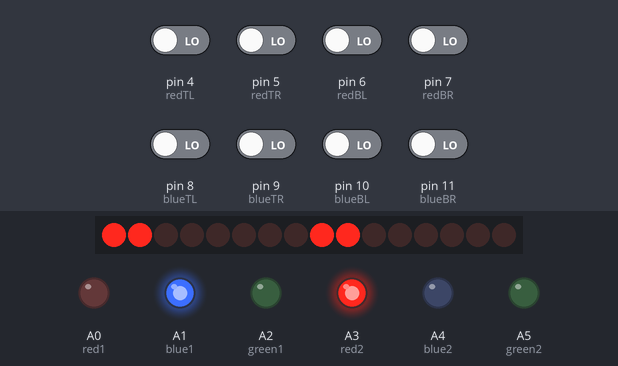
The sketch below on a simulated Arduino Uno, built with avr-gcc and run on an emulated ATmega328P. On the bench: 16 shift-register outputs drawn as a row of LEDs (first output left, lit = HIGH), output pins drawn as LEDs (lit = HIGH). Wiring (inferred from the names in the program): 2 × shift register (74HC595): data pin 1; shift clock pin 2; latch pin 3; MR pin 0. Wiring (inferred from the signals the program sends): row of LEDs: on Q0, Q1, Q2, Q3, Q4, Q5, Q6, Q7, Q8, Q9, Q10, Q11, Q12, Q13, Q14, Q15. The inputs (shaded band) are chosen by the test bench; at power-on: pin 4 (redTL), pin 5 (redTR), pin 6 (redBL), pin 7 (redBR), pin 8 (blueTL), pin 9 (blueTR), pin 10 (blueBL), pin 11 (blueBR) LOW. Pins used as bus, display or sensor lines are not drawn.

Above: at 1.7 s.
1.8 s: pin 4 (redTL) driven HIGH
At 3.2 s:
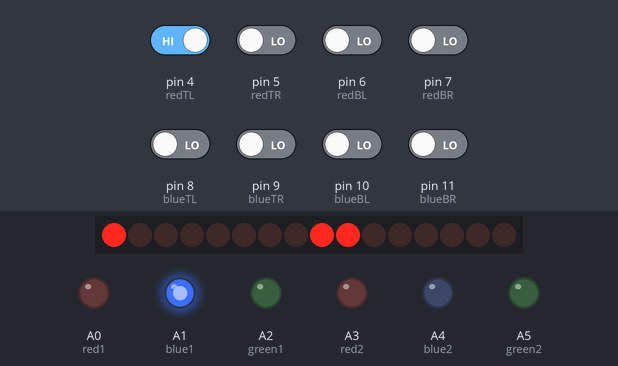
4.1 s: pin 6 (redBL) driven HIGH
At 6.8 s:
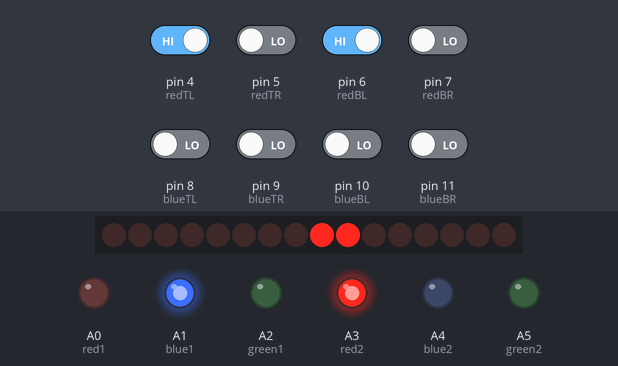
7.1 s: pin 8 (blueTL) driven HIGH
At 10.0 s:
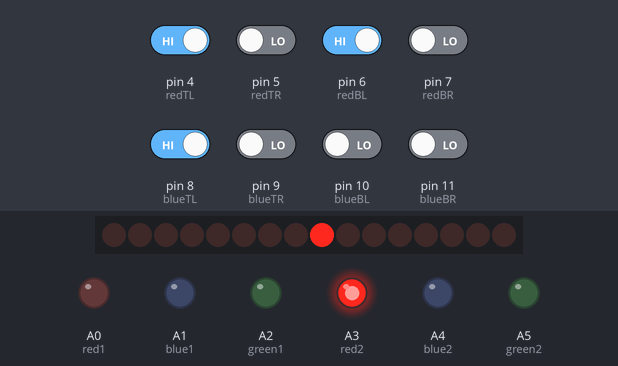
10.1 s: pin 10 (blueBL) driven HIGH
At 14.1 s:
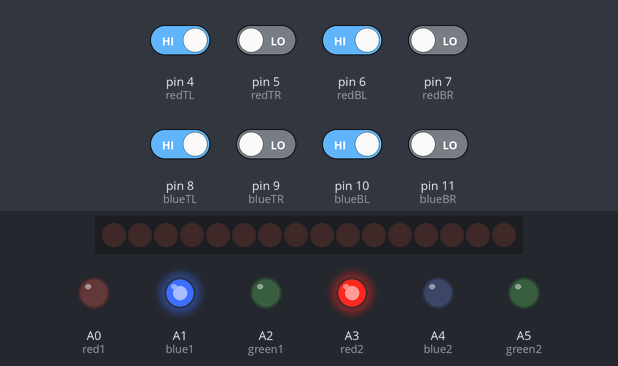
Timing chart, 0 to 15.6 s (numbered marks = the images above; inputs shaded):
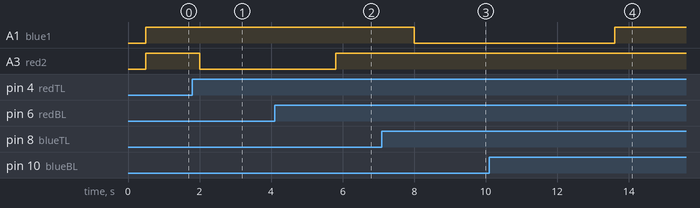

The sketch:

LED_Game.ino
```cpp
int clearPin = 0;
int serialData = 1;
int shiftClock = 2;
int latchClock = 3;

const int redTL = 4;
const int redTR = 5;
const int redBL = 6;
const int redBR = 7;
const int blueTL = 8;
const int blueTR = 9;
const int blueBL = 10;
const int blueBR = 11;

int red1 = A0;
int blue1 = A1;
int green1 = A2;
int red2 = A3;
int blue2 = A4;
int green2 = A5;


bool RTLState = LOW;
bool RTRState = LOW;
bool RBLState = LOW;
bool RBRState = LOW;
bool BTLState = LOW;
bool BTRState = LOW;
bool BBLState = LOW;
bool BBRState = LOW;

char redLights  = 0b00000011;
char blueLights = 0b00000011;

void writePointLEDs(int redPoints, int bluePoints){
  digitalWrite(latchClock, LOW);
  shiftOut(serialData, shiftClock, MSBFIRST, bluePoints); //blue
  shiftOut(serialData, shiftClock, MSBFIRST, redPoints); //red
  digitalWrite(latchClock, HIGH);
}

void getButtons(){
  RTLState = digitalRead(redTL);
  RTRState = digitalRead(redTR);
  RBLState = digitalRead(redBL);
  RBRState = digitalRead(redBR);
  BTLState = digitalRead(blueTL);
  BTRState = digitalRead(blueTR);
  BBLState = digitalRead(blueBL);
  BBRState = digitalRead(blueBR);
}

void moveLeft(int steps, bool color, bool level){
  char mask;
  char temp1;
  char temp2;
  if(level){mask = 0b10101010;} //top
  else {mask = 0b01010101;} //bottom

  if(color){ //blue
    temp1 = blueLights & mask; //mask off bits on other level
    temp1 = temp1 << (steps*2); //shift over
    temp2 = blueLights & (mask^0b11111111); //get bits from other level
    blueLights = temp1 | temp2; //combine shifted and other level
  }
  else { //red
    temp1 = redLights & mask; //mask off bits on other level
    temp1 = temp1 << (steps*2); //shift over
    temp2 = redLights & (mask^0b11111111); //get bits from other level
    redLights = temp1 | temp2; //combine shifted and other level
  }
}

void moveRight(int steps, bool color, bool level){
  char mask;
  char temp1;
  char temp2;
  if(level){mask = 0b10101010;} //top
  else {mask = 0b01010101;} //bottom

  if(color){ //blue
    temp1 = blueLights & mask; //mask off bits on other level
    temp1 = temp1 >> (steps*2); //shift over
    temp1 = temp1 & 0b00111111; //remove ones at beginning
    temp2 = blueLights & (mask^0b11111111); //get bits from other level
    blueLights = temp1 | temp2; //combine shifted and other level
  }
  else { //red
    temp1 = redLights & mask; //mask off bits on other level
    temp1 = temp1 >> (steps*2); //shift over
    temp1 = temp1 & 0b00111111; //remove ones at beginning
    temp2 = redLights & (mask^0b11111111); //get bits from other level
    redLights = temp1 | temp2; //combine shifted and other level
  }
}

bool checkMatch(bool color){
  char temp1;
  char temp2;
  if(color){ //blue
    temp1 = (blueLights & 0b01010101) << 1;
    temp2 = blueLights & 0b10101010;
    if(temp2 == temp1) return true;
  }
  else{ //red
    temp1 = (redLights & 0b01010101) << 1;
    temp2 = redLights & 0b10101010;
    if(temp2 == temp1) return true;
  }
  return false;
}

void moveLights(){
  if(BTLState){moveLeft(1,true,true); delay(200);}
  if(BTRState){moveRight(1,true,true); delay(200);}
  if(BBLState){moveLeft(1,true,false); delay(200);}
  if(BBRState){moveRight(1,true,false); delay(200);}

  if(RTLState){moveLeft(1,false,true); delay(200);}
  if(RTRState){moveRight(1,false,true); delay(200);}
  if(RBLState){moveLeft(1,false,false); delay(200);}
  if(RBRState){moveRight(1,false,false); delay(200);}
}

void testButtons() {
  if(RTLState){redLights = redLights | 0b10000000;} else {redLights = redLights & 0b01111111;}
  if(RTRState){redLights = redLights | 0b00100000;} else {redLights = redLights & 0b11011111;}
  if(RBLState){redLights = redLights | 0b00001000;} else {redLights = redLights & 0b11110111;}
  if(RBRState){redLights = redLights | 0b00000010;} else {redLights = redLights & 0b11111101;}

  if(BTLState){blueLights = blueLights | 0b10000000;} else {blueLights = blueLights & 0b01111111;}
  if(BTRState){blueLights = blueLights | 0b00100000;} else {blueLights = blueLights & 0b11011111;}
  if(BBLState){blueLights = blueLights | 0b00001000;} else {blueLights = blueLights & 0b11110111;}
  if(BBRState){blueLights = blueLights | 0b00000010;} else {blueLights = blueLights & 0b11111101;}
}

void setup() {
  pinMode(clearPin, OUTPUT);
  pinMode(shiftClock, OUTPUT);
  pinMode(latchClock, OUTPUT);
  pinMode(serialData, OUTPUT);

  pinMode(redTL, INPUT);
  pinMode(redTR, INPUT);
  pinMode(redBL, INPUT);
  pinMode(redBR, INPUT);
  pinMode(blueTL, INPUT);
  pinMode(blueTR, INPUT);
  pinMode(blueBL, INPUT);
  pinMode(blueBR, INPUT);

  pinMode(red1, OUTPUT);
  pinMode(blue1, OUTPUT);
  pinMode(green1, OUTPUT);
  pinMode(red2, OUTPUT);
  pinMode(blue2, OUTPUT);
  pinMode(green2, OUTPUT);


  digitalWrite(clearPin, LOW);
  digitalWrite(clearPin, HIGH);


  writePointLEDs(0, 0);
  delay(500);
}

void loop() {
  getButtons();

  moveLights();

  if(checkMatch(true)){digitalWrite(blue1, HIGH);}
  else {digitalWrite(blue1, LOW);}
  if(checkMatch(false)){digitalWrite(red2, HIGH);}
  else {digitalWrite(red2, LOW);}

  writePointLEDs(redLights, blueLights);
}
```

Measured:
- after the input at 1.8 s, A3 (red2): HIGH → LOW after 0.20 s
- after the input at 4.1 s, A3 (red2): LOW → HIGH after 1.7 s
- after the input at 7.1 s, A1 (blue1): HIGH → LOW after 0.91 s
- after the input at 10.1 s, A1 (blue1): LOW → HIGH after 3.5 s
